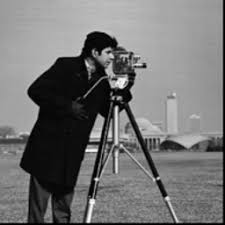
#> input picture Images/camera.jfif, 225 x 225 px
$ python sustitutionLorenz.py
#> lines starting #> are read from the running program, lines starting #| are printed output that depends on the picture
### lorenzSystem.py
# Importing the required libraries
import numpy as np
import matplotlib.pyplot as plt

def lorenz_key(xinit, yinit, zinit, num_steps):
    """
    This function returns 3 lists of pseudo-random
    numbers generated using Lorenz system of differential
    equations.

    Parameters:
        xinit: float
            initial value of x
        yinit: float
            initial value of y
        zinit: float
            initial value of z
        num_steps: int
            number of keys required
            in a single list

    Returns:
        3 lists with pseudo-random numbers
        as their elements
    """

    # Initializing dt to a small value
    dt = 0.01

    # Initializing 3 empty lists
    xs = np.empty(num_steps + 1)
    ys = np.empty(num_steps + 1)
    zs = np.empty(num_steps + 1)

    # Initializing initial values
    xs[0], ys[0], zs[0] = (xinit, yinit, zinit)

    # Initializing constants
    s = 10
    r = 28
    b = 2.667

    # System of equations
    for i in range(num_steps):
        xs[i + 1] = xs[i] + (s * (ys[i] - xs[i]) * dt)
        ys[i + 1] = ys[i] + ((xs[i] * (r - zs[i]) - ys[i]) * dt)
        zs[i + 1] = zs[i] + ((xs[i] * ys[i] - b * zs[i]) * dt)

    # [7 lines of commented-out code are left out]

    return xs, ys, zs

# Uncomment to plot Lorenz system

# lorenz_key(0.01, 0.02, 0.03, 1000)

### sustitutionLorenz.py
"""
Encrypting an image through substitution algorithm
using pseudo-random numbers generated from
Lorenz system of differential equations
"""

# Importing all the necessary libraries
import matplotlib.image as img
import matplotlib.pyplot as plt
import numpy as np
import lorenzSystem as key

# Accepting Image using it's path
path = str(input('Enter path of the image\n'))
#> the answer given: Images/camera.jfif
image = img.imread(path)
#> image is the input picture: shape (225, 225, 3); min 0, max 255, mean 115.5

# Displaying original image
plt.imshow(image)
plt.show()

# Storing the size of image in variables
height = image.shape[0]
#> height = 225
width = image.shape[1]
#> width = 225

# Using lorenz_key function to generate a key for every pixel
x, y, keys = key.lorenz_key(0.01, 0.02, 0.03, height*width)

l = 0

# Initializing an empty image to store the encrypted image
encryptedImage = np.zeros(shape=[height, width, 3], dtype=np.uint8)

# XORing each pixel with a pseudo-random number generated above/ Performing the
# substitution algorithm
for i in range(height):
    for j in range(width):
        # Converting the pseudo-random nuber generated into a number between 0 and 255
        zk = (int((keys[l]*pow(10, 5))%256))
        # Performing the XOR operation
        encryptedImage[i, j] = image[i, j]^zk
        l += 1
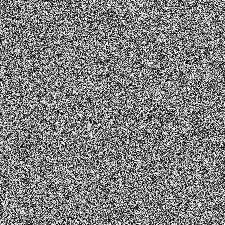
#> encryptedImage: shape (225, 225, 3); min 0, max 255, mean 127.4
#> after the loop, l = 50625

# Displaying the encrypted image
plt.imshow(encryptedImage)
plt.show()

# Initializing an empty image to store the encrypted image
decryptedImage = np.zeros(shape=[height, width, 3], dtype=np.uint8)

# XORing each pixel with the same number it was XORed above above/
# Performing the reverse substitution algorithm
l = 0
for i in range(height):
    for j in range(width):
        zk = (int((keys[l]*pow(10, 5))%256))
        decryptedImage[i, j] = encryptedImage[i, j]^zk
        l += 1
#> after the loop, l = 50625

# Displaying the decrypted image
plt.imshow(decryptedImage)
plt.show()
